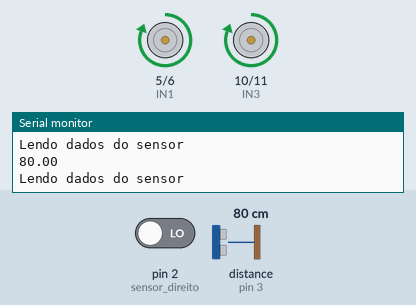
Recording of a sketch running on a simulated Arduino Uno, built with avr-gcc and run on an emulated ATmega328P. On the bench: motor-driver pin pairs drawn as motors (green arrow = first pin HIGH = forward, orange = second pin HIGH = backward, longer = more drive), the last lines printed to the serial monitor. The test bench sets the inputs (shaded band); at power-on: pin 2 (sensor_direito) LOW, distance to the obstacle (sensor on pin 3) 80 cm. The echo pulse lasts 58.3 µs per cm.

Above: at 1.2 s.
1.3 s: pin 2 (sensor_direito) driven HIGH
At 1.46 s:
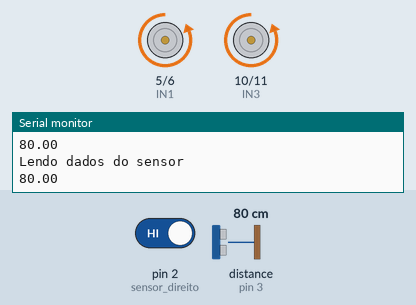
4.3 s: distance to the obstacle (sensor on pin 3) set to 42 cm
7.3 s: distance to the obstacle (sensor on pin 3) set to 35 cm
At 8.2 s:
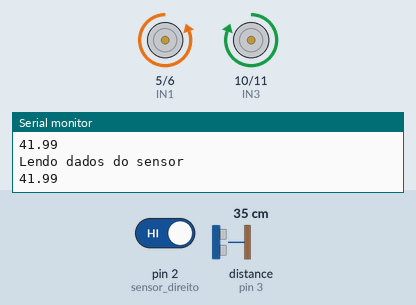
8.8 s: distance to the obstacle (sensor on pin 3) set to 60 cm
At 11.7 s:
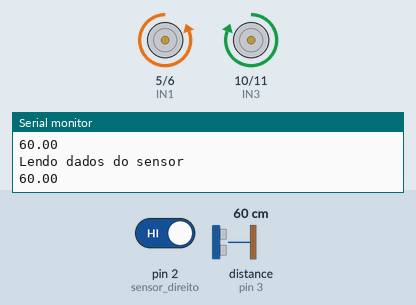
11.8 s: distance to the obstacle (sensor on pin 3) set to 2 cm
At 12.8 s:
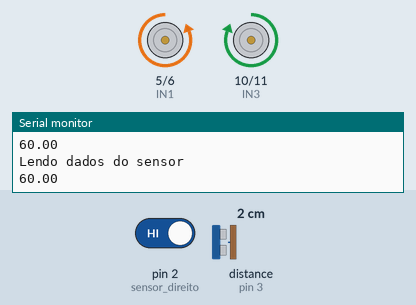
Timing chart, 0 to 14.3 s (numbered marks = the images above; inputs shaded):
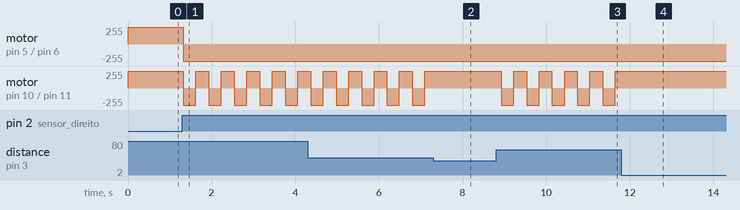

The sketch:

Autonomo.ino
```cpp
//Carrega a biblioteca do sensor ultrassonico
#include <Ultrasonic.h>

//Definicoes pinos Arduino ligados a entrada da Ponte H
#define IN1 5
#define IN2 6
#define IN3 10
#define IN4 11

// Sensor ultrassom
#define pino_trigger 4
#define pino_echo 3

// Sensor infravermlho
#define sensor_direito 2
#define sensor_esquerdo 3

float cmMsec, inMsec;
long microsec;
int ver = 0;

//Inicializa o sensor nos pinos definidos acima
Ultrasonic ultrasonic(pino_trigger, pino_echo);

void setup()
{
  // Pinos do infravermelho
  pinMode(sensor_direito, INPUT);
  pinMode(sensor_esquerdo, INPUT);

  int ver = 0;

  // Pinos do motor
  pinMode(IN1, OUTPUT);
  pinMode(IN2, OUTPUT);
  pinMode(IN3, OUTPUT);
  pinMode(IN4, OUTPUT);

  Serial.begin(9600);
  Serial.println("Lendo dados do sensor...");
}

void loop()
{
  Serial.println("Lendo dados do sensor ");
  Serial.println(cmMsec);

  //sensor infravermelho
  int sensorDireito = digitalRead(sensor_direito);
  int sensorEsquerdo = digitalRead(sensor_esquerdo);

  microsec = ultrasonic.timing();
  cmMsec = ultrasonic.convert(microsec, Ultrasonic::CM);

  if(cmMsec <= 40  || sensorDireito == 1 || sensorEsquerdo == 1)
  {
    freio();
    re();
    delay(300);
    while(cmMsec <= 40 || sensorDireito == 1 || sensorEsquerdo == 1)
    {
      esquerdo();
      delay(300);
      microsec = ultrasonic.timing();
      cmMsec = ultrasonic.convert(microsec, Ultrasonic::CM);
      if(cmMsec >= 40)
      {
        freio();
        break;
      }
    }
  }
  else
  {
    acelera();
  }

}

void acelera()
{
   gira_MA_hora();
   gira_MB_hora();
}

void freio()
{
  para_MA();
  para_MB();
}

void re()
{
  gira_MA_antihora();
  gira_MB_antihora();
}

//Gira o Motor A no sentido horario
void gira_MA_hora()
{
  digitalWrite(IN1, HIGH);
  digitalWrite(IN2, LOW);
}

void gira_MA_hora_potente()
{
  digitalWrite(IN1, HIGH);
  digitalWrite(IN2, LOW);
}

//Para o motor A
void para_MA()
{
  digitalWrite(IN1, HIGH);
  digitalWrite(IN2, HIGH);
}

//Gira o Motor B no sentido horario
void gira_MB_hora()
{
  digitalWrite(IN3, HIGH);
  digitalWrite(IN4, LOW);
}

void gira_MB_hora_potente()
{
  digitalWrite(IN3, HIGH);
  digitalWrite(IN4, LOW);
}

//Para o motor B
void para_MB()
{
  digitalWrite(IN3, HIGH);
  digitalWrite(IN4, HIGH);
}
void esquerdo()
{
  gira_MB_hora();
  gira_MA_antihora();
}

void direito()
{
  gira_MA_hora();
  gira_MB_antihora();
}
//Gira o Motor A no sentido anti-horario
void gira_MA_antihora()
{
  digitalWrite(IN1, LOW);
  digitalWrite(IN2, HIGH);
}

void gira_MA_antihora_potente()
{
  digitalWrite(IN1, HIGH);
  digitalWrite(IN2, HIGH);
}

void gira_MB_antihora_potente()
{
  digitalWrite(IN3, HIGH);
  digitalWrite(IN4, HIGH);
}

//Gira o Motor B no sentido anti-horario
void gira_MB_antihora()
{
  digitalWrite(IN3, LOW);
  digitalWrite(IN4, HIGH);
}
```

Measured:
- the behaviour switches between 40 and 39 cm on distance to the obstacle (sensor on pin 3) (found by bisection; images 1 and 2)
- after the input at 1.3 s, motor on pin 5 (IN1) / pin 6 (IN2): forward 255/255 → backward 255/255 at once; motor on pin 10 (IN3) / pin 11 (IN4): alternates forward 255/255 for 0.31 s and backward 255/255 for 0.30 s, starting at once
- after the input at 7.3 s, motor on pin 10 (IN3) / pin 11 (IN4): stops changing and stays forward 255/255
- after the input at 8.8 s, motor on pin 10 (IN3) / pin 11 (IN4): alternates forward 255/255 for 0.31 s and backward 255/255 for 0.30 s, starting after 0.12 s
- after the input at 11.8 s, motor on pin 10 (IN3) / pin 11 (IN4): stops changing and stays forward 255/255
